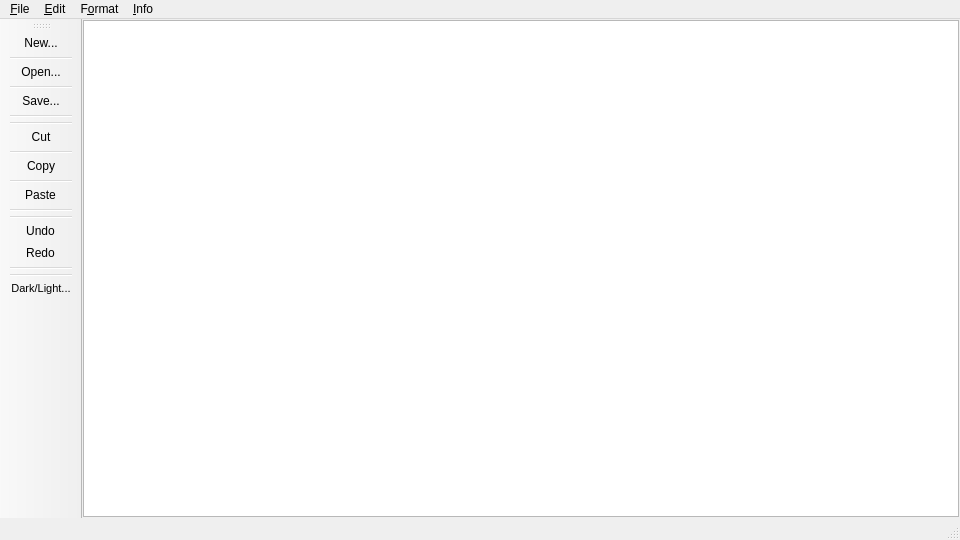
<?xml version="1.0" encoding="UTF-8"?>
<ui version="4.0">
 <class>MainWindow</class>
 <widget class="QMainWindow" name="MainWindow">
  <property name="geometry">
   <rect>
    <x>0</x>
    <y>0</y>
    <width>960</width>
    <height>540</height>
   </rect>
  </property>
  <property name="windowTitle">
   <string>MainWindow</string>
  </property>
  <widget class="QWidget" name="centralwidget">
   <layout class="QVBoxLayout" name="verticalLayout">
    <property name="leftMargin">
     <number>1</number>
    </property>
    <property name="topMargin">
     <number>1</number>
    </property>
    <property name="rightMargin">
     <number>1</number>
    </property>
    <property name="bottomMargin">
     <number>1</number>
    </property>
    <item>
     <widget class="QTextEdit" name="textEdit"/>
    </item>
   </layout>
  </widget>
  <widget class="QStatusBar" name="statusbar"/>
  <widget class="QMenuBar" name="menubar">
   <property name="geometry">
    <rect>
     <x>0</x>
     <y>0</y>
     <width>960</width>
     <height>26</height>
    </rect>
   </property>
   <widget class="QMenu" name="menu_File">
    <property name="title">
     <string>&amp;File</string>
    </property>
    <addaction name="actionNew"/>
    <addaction name="actionOpen"/>
    <addaction name="actionSave_2"/>
    <addaction name="separator"/>
    <addaction name="actionExit"/>
   </widget>
   <widget class="QMenu" name="menu_Edit">
    <property name="title">
     <string>&amp;Edit</string>
    </property>
    <addaction name="actionCut_2"/>
    <addaction name="actionCopy_2"/>
    <addaction name="actionPaste_2"/>
    <addaction name="separator"/>
    <addaction name="actionDelete"/>
    <addaction name="separator"/>
    <addaction name="actionFind"/>
   </widget>
   <widget class="QMenu" name="menuF_ormat">
    <property name="title">
     <string>F&amp;ormat</string>
    </property>
    <addaction name="actionColored_text"/>
   </widget>
   <widget class="QMenu" name="menu_About">
    <property name="title">
     <string>&amp;Info</string>
    </property>
    <addaction name="actionAbout_2"/>
   </widget>
   <addaction name="menu_File"/>
   <addaction name="menu_Edit"/>
   <addaction name="menuF_ormat"/>
   <addaction name="menu_About"/>
  </widget>
  <widget class="QToolBar" name="toolBar">
   <property name="windowTitle">
    <string>toolBar</string>
   </property>
   <attribute name="toolBarArea">
    <enum>LeftToolBarArea</enum>
   </attribute>
   <attribute name="toolBarBreak">
    <bool>false</bool>
   </attribute>
   <addaction name="action_New"/>
   <addaction name="separator"/>
   <addaction name="action_Open"/>
   <addaction name="separator"/>
   <addaction name="actionSave"/>
   <addaction name="separator"/>
   <addaction name="separator"/>
   <addaction name="actionCut"/>
   <addaction name="separator"/>
   <addaction name="actionCopy"/>
   <addaction name="separator"/>
   <addaction name="actionPaste"/>
   <addaction name="separator"/>
   <addaction name="separator"/>
   <addaction name="actionUndo"/>
   <addaction name="actionRedo"/>
   <addaction name="separator"/>
   <addaction name="separator"/>
   <addaction name="actionDark_Light"/>
  </widget>
  <action name="action_New">
   <property name="icon">
    <iconset resource="resources/toolbar_resources.qrc">
     <normaloff>:/tooldbar_images/new_light.svg</normaloff>:/tooldbar_images/new_light.svg</iconset>
   </property>
   <property name="text">
    <string>New...</string>
   </property>
   <property name="iconText">
    <string>New...</string>
   </property>
   <property name="toolTip">
    <string>Create a new file</string>
   </property>
  </action>
  <action name="action_Open">
   <property name="icon">
    <iconset resource="resources/toolbar_resources.qrc">
     <normaloff>:/tooldbar_images/open_light.svg</normaloff>
     <normalon>:/tooldbar_images/open_dark.svg</normalon>:/tooldbar_images/open_light.svg</iconset>
   </property>
   <property name="text">
    <string>Open</string>
   </property>
   <property name="iconText">
    <string>Open...</string>
   </property>
   <property name="toolTip">
    <string>Open an existing file</string>
   </property>
  </action>
  <action name="actionSave">
   <property name="icon">
    <iconset resource="resources/toolbar_resources.qrc">
     <normaloff>:/tooldbar_images/save_light.svg</normaloff>
     <normalon>:/tooldbar_images/save_dark.svg</normalon>:/tooldbar_images/save_light.svg</iconset>
   </property>
   <property name="text">
    <string>Save...</string>
   </property>
   <property name="iconText">
    <string>Save...</string>
   </property>
   <property name="toolTip">
    <string>Save the file on local disk</string>
   </property>
  </action>
  <action name="actionCut">
   <property name="icon">
    <iconset>
     <normalon>:/tooldbar_images/zcut.svg</normalon>
    </iconset>
   </property>
   <property name="text">
    <string>Cut...</string>
   </property>
   <property name="toolTip">
    <string>Cut the selected text</string>
   </property>
  </action>
  <action name="actionCopy">
   <property name="icon">
    <iconset resource="resources/toolbar_resources.qrc">
     <normaloff>:/tooldbar_images/copy_light.svg</normaloff>
     <normalon>:/tooldbar_images/copy_dark.svg</normalon>:/tooldbar_images/copy_light.svg</iconset>
   </property>
   <property name="text">
    <string>Copy...</string>
   </property>
   <property name="toolTip">
    <string>Copy the selected text</string>
   </property>
  </action>
  <action name="actionPaste">
   <property name="icon">
    <iconset resource="resources/toolbar_resources.qrc">
     <normaloff>:/tooldbar_images/paste_light.svg</normaloff>
     <normalon>:/tooldbar_images/paste_dark.svg</normalon>:/tooldbar_images/paste_light.svg</iconset>
   </property>
   <property name="text">
    <string>Paste...</string>
   </property>
   <property name="toolTip">
    <string>Paste text on the clipboard</string>
   </property>
  </action>
  <action name="actionUndo">
   <property name="icon">
    <iconset resource="resources/toolbar_resources.qrc">
     <normaloff>:/tooldbar_images/undo_light.svg</normaloff>
     <normalon>:/tooldbar_images/undo_dark.svg</normalon>:/tooldbar_images/undo_light.svg</iconset>
   </property>
   <property name="text">
    <string>Undo...</string>
   </property>
   <property name="toolTip">
    <string>Undo previous action</string>
   </property>
  </action>
  <action name="actionRedo">
   <property name="icon">
    <iconset resource="resources/toolbar_resources.qrc">
     <normaloff>:/tooldbar_images/redo_light.svg</normaloff>
     <normalon>:/tooldbar_images/redo_dark.svg</normalon>:/tooldbar_images/redo_light.svg</iconset>
   </property>
   <property name="text">
    <string>Redo...</string>
   </property>
   <property name="toolTip">
    <string>Redo the last undone action</string>
   </property>
  </action>
  <action name="actionDark_Light">
   <property name="checkable">
    <bool>true</bool>
   </property>
   <property name="icon">
    <iconset resource="resources/toolbar_resources.qrc">
     <normaloff>:/tooldbar_images/mode_light.png</normaloff>
     <normalon>:/tooldbar_images/mode_dark.png</normalon>:/tooldbar_images/mode_light.png</iconset>
   </property>
   <property name="text">
    <string>Dark Mode...</string>
   </property>
   <property name="iconText">
    <string>Dark/Light...</string>
   </property>
   <property name="toolTip">
    <string>Toggle between dark and light themes</string>
   </property>
   <property name="font">
    <font>
     <pointsize>8</pointsize>
     <underline>false</underline>
    </font>
   </property>
  </action>
  <action name="actionNew">
   <property name="text">
    <string>New</string>
   </property>
  </action>
  <action name="actionOpen">
   <property name="text">
    <string>Open...</string>
   </property>
  </action>
  <action name="actionSave_2">
   <property name="text">
    <string>Save</string>
   </property>
  </action>
  <action name="actionExit">
   <property name="text">
    <string>Exit</string>
   </property>
  </action>
  <action name="actionCut_2">
   <property name="text">
    <string>Cut</string>
   </property>
  </action>
  <action name="actionCopy_2">
   <property name="text">
    <string>Copy</string>
   </property>
  </action>
  <action name="actionPaste_2">
   <property name="text">
    <string>Paste</string>
   </property>
  </action>
  <action name="actionDelete">
   <property name="text">
    <string>Delete</string>
   </property>
  </action>
  <action name="actionFind">
   <property name="text">
    <string>Find</string>
   </property>
  </action>
  <action name="actionColored_text">
   <property name="text">
    <string>Colored text</string>
   </property>
  </action>
  <action name="actionAbout_2">
   <property name="text">
    <string>About</string>
   </property>
  </action>
 </widget>
 <resources>
  <include location="resources/toolbar_resources.qrc"/>
 </resources>
 <connections/>
</ui>
